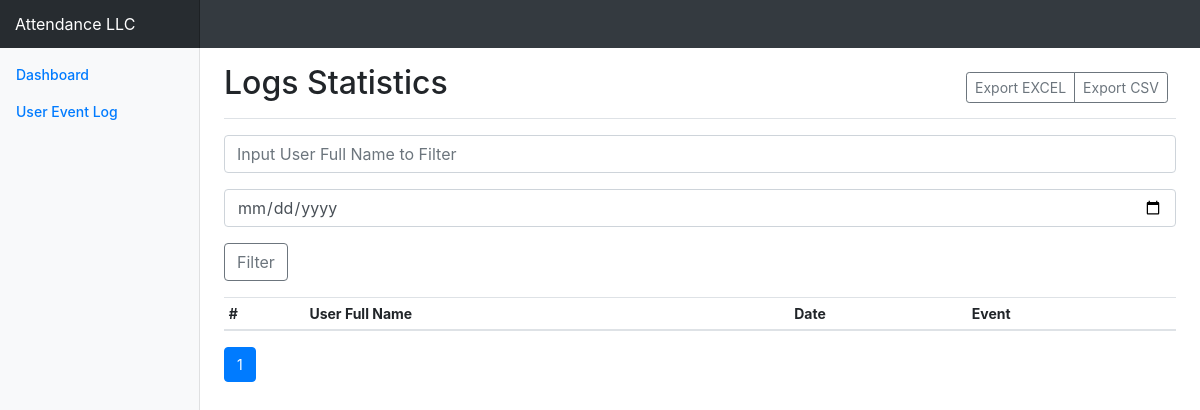
/logs, run on an earlier commit of the app's database.
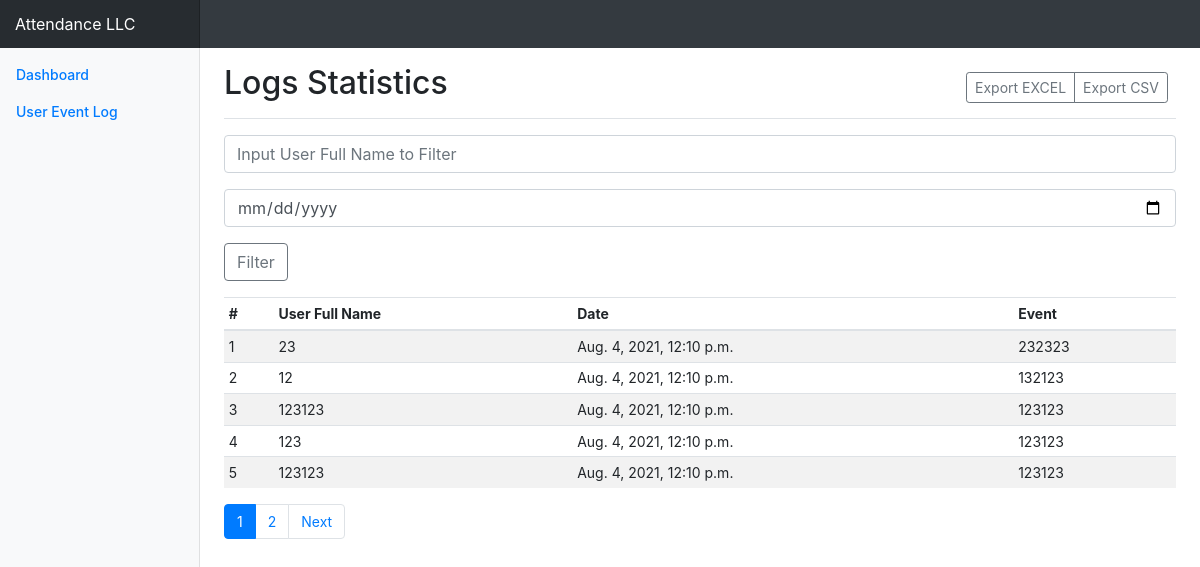
And on a later commit of the database.
### turboHrBotApp/models.py (models this page shows, shortened)
class UserEventLog(models.Model):
    UserFullName = models.TextField(
        verbose_name='Telegram User Full Name'
    )
    TimeStamp = models.DateTimeField(
        verbose_name='Date'
    )
    Event = models.TextField(
        verbose_name='User Event',
        max_length=150
    )
    class Meta:
        verbose_name = 'User Event Log'

### turboHrBotApp/views.py (the view)
# urls.py: path('logs', views.logs)
def logs(request):
    fullNameFilter = request.GET.get('name-filter')
    dateFilter = request.GET.get('date-filter')
    page = request.GET.get('page', 1)
    logs = userEventLogService.GetUserEventLogs(page, fullNameFilter, dateFilter)
    return render(request, 'logs.html', {
        'data': logs,
        'fullNameFilter': '' if fullNameFilter is None else fullNameFilter,
        'dateFilter': '' if dateFilter is None else dateFilter
    })

### turboHrBotApp/services/UserEventLogService.py (called while the page is built)
    def GetUserEventLogs(self, page, name, date):
        sqlRawQuery = 'SELECT * FROM turboHrBotApp_usereventLog'
        if name is not None and name is not '':
            sqlRawQuery += f" WHERE UserFullName = '{name}'"
        if date is not None and date is not '':
            if 'WHERE' in sqlRawQuery:
                sqlRawQuery += f" AND TimeStamp = date('{date}')"
            else:
                sqlRawQuery += f" WHERE TimeStamp = date('{date}')"
        logs = UserEventLog.objects.raw(sqlRawQuery)
        paginatorInstance = Paginator(logs, 5)
        pageNumber = page
        logs = paginatorInstance.get_page(pageNumber)
        return logs

### turboHrBotApp/templates/logs.html (shortened to what this page needs)
{% extends "base.html" %}
{% block content %}
  <div class="d-flex justify-content-between flex-wrap flex-md-nowrap align-items-center pb-2 mb-3 border-bottom">
    <h1 class="h2">Logs Statistics</h1>
    <div class="btn-toolbar mb-2 mb-md-0">
      <div class="btn-group mr-2">
        <a href="/exportLogsExcel?name-filter={{ fullNameFilter }}&date-filter={{ dateFilter }}" class="btn btn-sm btn-outline-secondary">Export EXCEL</a>
        <a href="/exportLogsCsv?name-filter={{ fullNameFilter }}&date-filter={{ dateFilter }}" class="btn btn-sm btn-outline-secondary">Export CSV</a>
      </div>
    </div>
  </div>
  <div class="table-responsive">
    <form class="form-group mb-3" id="filter-from">
      <input id="name-filter" name="name-filter" type="text"
            class="form-control mb-3"
            placeholder="Input User Full Name to Filter"
            aria-label="Full Name"
            aria-describedby="basic-addon2"
            value="{{ fullNameFilter }}">
      <input id="date-filter" name="date-filter" type="date"
            class="form-control mb-3"
            placeholder="Input Date to Filter"
            aria-label="Date"
            aria-describedby="basic-addon2"
            value="{{ dateFilter }}">
      <button class="btn btn-outline-secondary" type="submit">Filter</button>
    </form>
    <table class="table table-striped table-sm">
      <thead>
        <tr>
          <th>#</th>
          <th>User Full Name</th>
          <th>Date</th>
          <th>Event</th>
        </tr>
      </thead>
      <tbody>
        {% for item in data %}
        <tr>
          <td>{{ item.id }}</td>
          <td>{{ item.UserFullName }}</td>
          <td>{{ item.TimeStamp }}</td>
          <td>{{ item.Event }}</td>
        </tr>
        {% endfor %}
      </tbody>
    </table>
  </div>
  <nav aria-label="Pagination">
    <ul class="pagination">
      {% for page in data.paginator.page_range %}
        {% if data.number == page %}
          <li class="page-item active"><a class="page-link" href="?page={{ page }}&name-filter={{ fullNameFilter }}&date-filter={{ dateFilter }}">{{ page }}</a></li>
        {% else %}
          <li class="page-item"><a class="page-link" href="?page={{ page }}&name-filter={{ fullNameFilter }}&date-filter={{ dateFilter }}">{{ page }}</a></li>
        {% endif %}
      {% endfor %}
      {% if data.has_next %}
        <li class="page-item"><a class="page-link" href="?page={{ data.next_page_number }}&name-filter={{ fullNameFilter }}&date-filter={{ dateFilter }}">Next</a></li>
      {% endif %}
    </ul>
  </nav>
{% endblock %}

What changed in the data, as far as the page shows it:
added UserEventLog: id "1", UserFullName "23", TimeStamp "Aug. 4, 2021, 12:10 p.m.", Event "232323"
added UserEventLog: id "2", UserFullName "12", TimeStamp "Aug. 4, 2021, 12:10 p.m.", Event "132123"
added UserEventLog: id "3", UserFullName "123123", TimeStamp "Aug. 4, 2021, 12:10 p.m.", Event "123123"
added UserEventLog: id "4", UserFullName "123", TimeStamp "Aug. 4, 2021, 12:10 p.m.", Event "123123"
added UserEventLog: id "5", UserFullName "123123", TimeStamp "Aug. 4, 2021, 12:10 p.m.", Event "123123"
Also different on the page:
new list line: "2"
text now shown: "Next"
